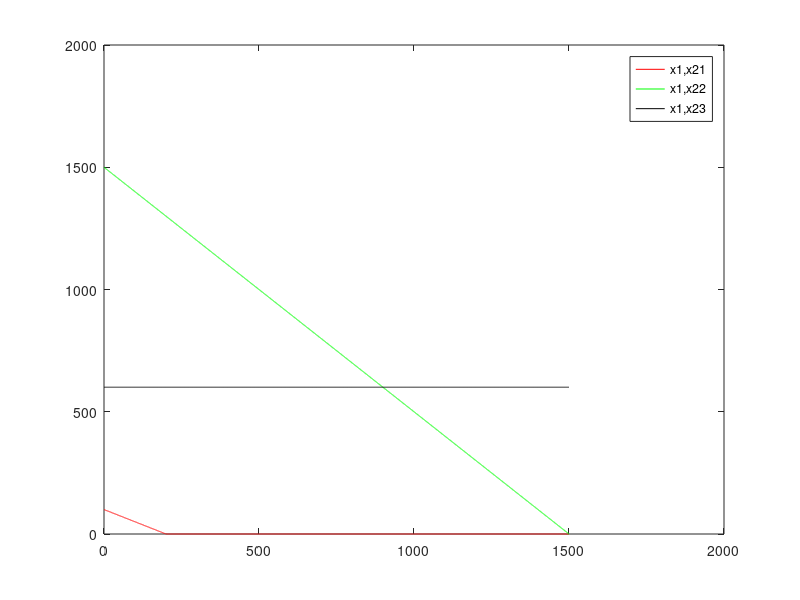

Write the MATLAB code that produced this figure.
clc;
close all;
a=[1,2;1,1;0,1;1,0;0,1];
b=[200;1500;600;0;0];
c=[2,3];
x1=0:0.1:max(b);
x21=(b(1)-a(1,1)*x1)/a(1,2);
x22=(b(2)-a(2,1)*x1)/a(2,2);
x23=(b(3)-a(3,1)*x1)/a(3,2);
x21=max(0,x21);
x22=max(0,x22);
x23=max(0,x23);
plot(x1,x21,'r',x1,x22,'g',x1,x23,'k');
legend('x1,x21','x1,x22','x1,x23');
sol=[];
for i=1:length(a)
    a1=a(i,:);
    b1=b(i);
    for j=i+1:length(a)
        a2=a(j,:);
        b2=b(j);
        a3=[a1;a2];
        b3=[b1;b2];
        x3=a3\b3;
        sol=[sol,x3];
    end
end
sol
% to find points which are not in feasible region and remove them
x1=sol(1,:);
x2=sol(2,:);
y1=find(1*x1+2*x2>200);
sol(:,y1)=[];
x1=sol(1,:);
x2=sol(2,:);
y2=find(1*x1+1*x2>1500);
sol(:,y2)=[];
x1=sol(1,:);
x2=sol(2,:);
y3=find(x1<0);
sol(:,y3)=[];
x1=sol(1,:);
x2=sol(2,:);
y4=find(x2<0);
sol(:,y4)=[];
x1=sol(1,:);
x2=sol(2,:);
y5=find(x2>600);
sol(:,y5)=[];
x1=sol(1,:);
x2=sol(2,:);
x1
x2
sol=sol';
for i=1:length(sol)
    obj(i,:)=sum(sol(i,:).*c);
end

[p,loc]=max(obj);

fprintf('the optimal value is %f\n',p);% value is ans
fprintf('the optimal solution is'); %solution is points
disp(sol(loc,:));
